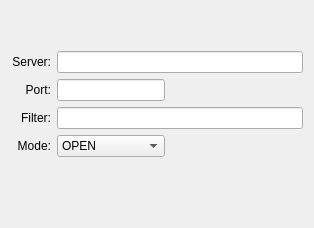
     <widget class="QWidget" name="cluster_tab">
      <attribute name="title">
       <string>DX Cluster</string>
      </attribute>
      <layout class="QGridLayout" name="gridLayout_5">
       <item row="5" column="0">
        <spacer name="horizontalSpacer_7">
         <property name="orientation">
          <enum>Qt::Horizontal</enum>
         </property>
         <property name="sizeHint" stdset="0">
          <size>
           <width>40</width>
           <height>20</height>
          </size>
         </property>
        </spacer>
       </item>
       <item row="6" column="1">
        <spacer name="verticalSpacer_7">
         <property name="orientation">
          <enum>Qt::Vertical</enum>
         </property>
         <property name="sizeHint" stdset="0">
          <size>
           <width>20</width>
           <height>40</height>
          </size>
         </property>
        </spacer>
       </item>
       <item row="5" column="4">
        <spacer name="horizontalSpacer_11">
         <property name="orientation">
          <enum>Qt::Horizontal</enum>
         </property>
         <property name="sizeHint" stdset="0">
          <size>
           <width>40</width>
           <height>20</height>
          </size>
         </property>
        </spacer>
       </item>
       <item row="5" column="3">
        <spacer name="horizontalSpacer_9">
         <property name="orientation">
          <enum>Qt::Horizontal</enum>
         </property>
         <property name="sizeHint" stdset="0">
          <size>
           <width>40</width>
           <height>20</height>
          </size>
         </property>
        </spacer>
       </item>
       <item row="5" column="5">
        <spacer name="horizontalSpacer_10">
         <property name="orientation">
          <enum>Qt::Horizontal</enum>
         </property>
         <property name="sizeHint" stdset="0">
          <size>
           <width>40</width>
           <height>20</height>
          </size>
         </property>
        </spacer>
       </item>
       <item row="5" column="1">
        <spacer name="horizontalSpacer_8">
         <property name="orientation">
          <enum>Qt::Horizontal</enum>
         </property>
         <property name="sizeHint" stdset="0">
          <size>
           <width>40</width>
           <height>20</height>
          </size>
         </property>
        </spacer>
       </item>
       <item row="0" column="1">
        <spacer name="verticalSpacer_6">
         <property name="orientation">
          <enum>Qt::Vertical</enum>
         </property>
         <property name="sizeHint" stdset="0">
          <size>
           <width>20</width>
           <height>40</height>
          </size>
         </property>
        </spacer>
       </item>
       <item row="4" column="0">
        <widget class="QLabel" name="label_21">
         <property name="text">
          <string>Mode:</string>
         </property>
         <property name="alignment">
          <set>Qt::AlignRight|Qt::AlignTrailing|Qt::AlignVCenter</set>
         </property>
        </widget>
       </item>
       <item row="3" column="0">
        <widget class="QLabel" name="label_20">
         <property name="text">
          <string>Filter:</string>
         </property>
         <property name="alignment">
          <set>Qt::AlignRight|Qt::AlignTrailing|Qt::AlignVCenter</set>
         </property>
        </widget>
       </item>
       <item row="2" column="0">
        <widget class="QLabel" name="label_8">
         <property name="text">
          <string>Port:</string>
         </property>
         <property name="alignment">
          <set>Qt::AlignRight|Qt::AlignTrailing|Qt::AlignVCenter</set>
         </property>
        </widget>
       </item>
       <item row="1" column="0">
        <widget class="QLabel" name="label_5">
         <property name="text">
          <string>Server:</string>
         </property>
         <property name="alignment">
          <set>Qt::AlignRight|Qt::AlignTrailing|Qt::AlignVCenter</set>
         </property>
        </widget>
       </item>
       <item row="1" column="1" colspan="5">
        <widget class="QLineEdit" name="cluster_server_field">
         <property name="accessibleName">
          <string>server</string>
         </property>
         <property name="accessibleDescription">
          <string>address of d x cluster server.</string>
         </property>
        </widget>
       </item>
       <item row="3" column="1" colspan="5">
        <widget class="QLineEdit" name="cluster_filter">
         <property name="accessibleName">
          <string>filter</string>
         </property>
         <property name="accessibleDescription">
          <string>cluster filter.</string>
         </property>
        </widget>
       </item>
       <item row="4" column="1" colspan="2">
        <widget class="QComboBox" name="cluster_mode">
         <property name="accessibleName">
          <string>mode</string>
         </property>
         <property name="accessibleDescription">
          <string>cluster mode.</string>
         </property>
         <item>
          <property name="text">
           <string>OPEN</string>
          </property>
         </item>
         <item>
          <property name="text">
           <string>FILTER</string>
          </property>
         </item>
        </widget>
       </item>
       <item row="2" column="1" colspan="2">
        <widget class="QLineEdit" name="cluster_port_field">
         <property name="accessibleName">
          <string>port</string>
         </property>
         <property name="accessibleDescription">
          <string>network port of the d x cluster server.</string>
         </property>
        </widget>
       </item>
      </layout>
     </widget>
